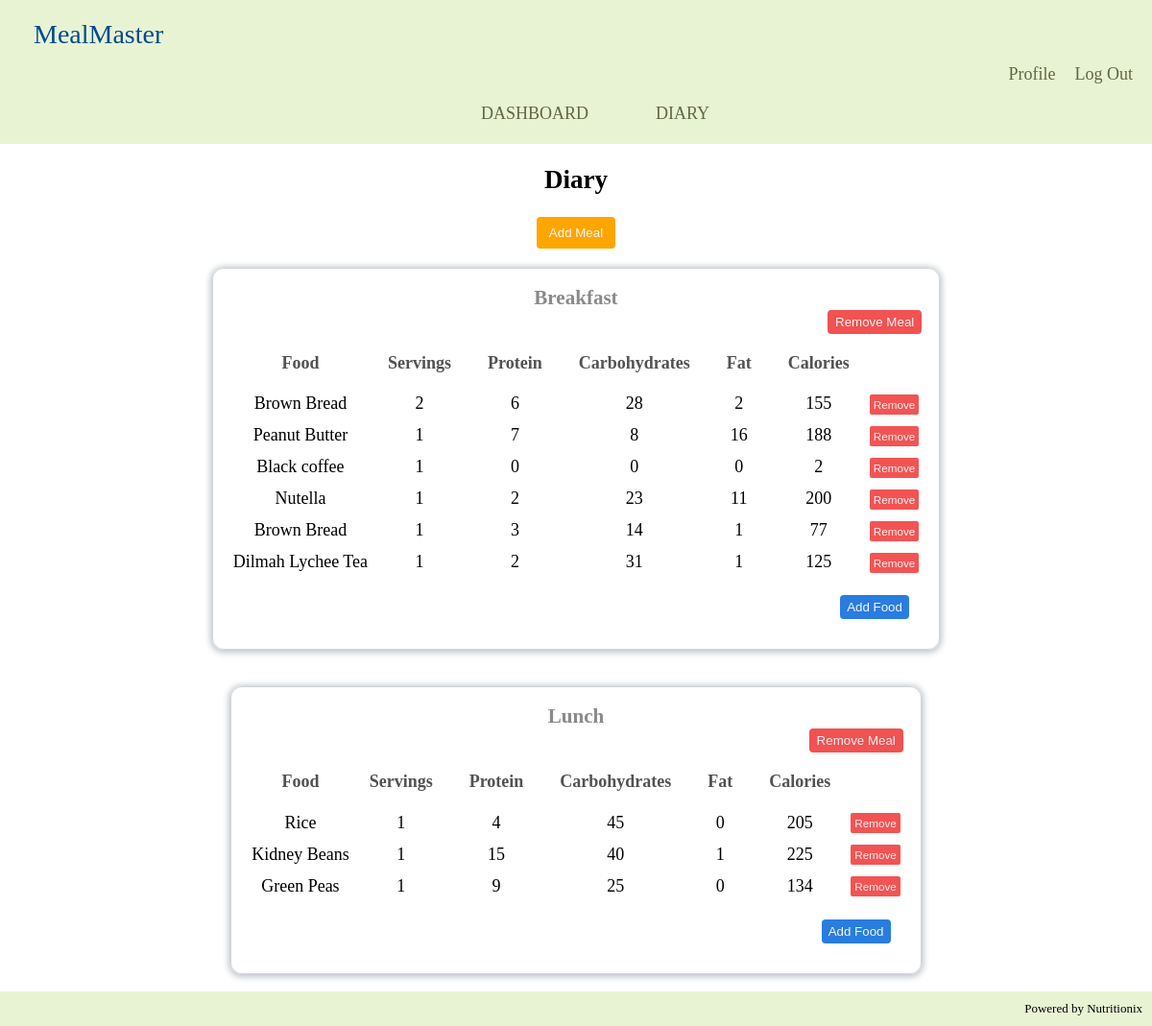
The page /diary (signed in) on the database as committed earlier.
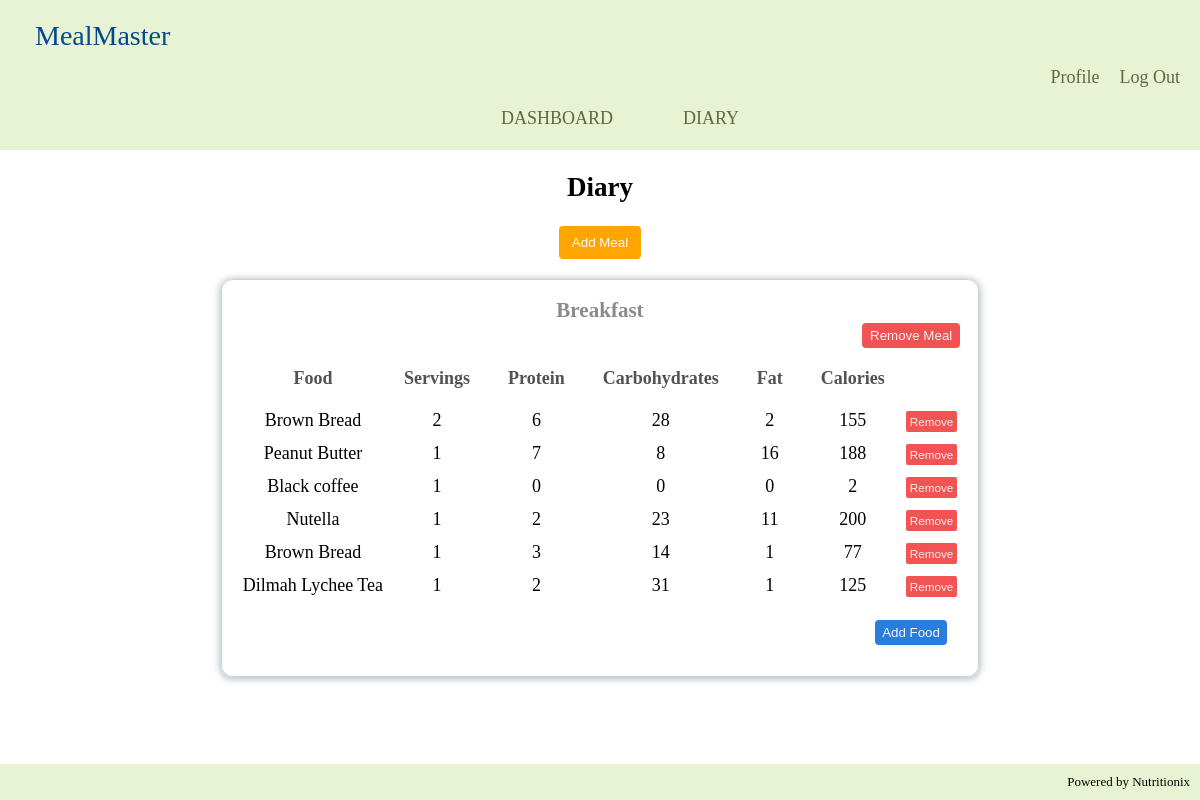
The same page on the database as committed later.
### tables this page shows
CREATE TABLE meals (meal_id integer primary key, meal_name text collate nocase unique not null, username text not null, foreign key (username) references users(username));

CREATE TABLE foods (food_id INTEGER PRIMARY KEY, food_name TEXT COLLATE NOCASE NOT NULL, servings INTEGER NOT NULL, calories INTEGER, protein INTEGER, carbohydrates INTEGER, fat INTEGER, meal_id INTEGER, FOREIGN KEY (meal_id) REFERENCES meals(meal_id));

### app.py (the view)
@app.route("/diary")
@login_required
def diary():
    current_user = session['username']
    try:
        conn, cursor = connect_to_db()
        cursor.execute("SELECT * from meals WHERE username  = ?", (session['username'],))
        records = cursor.fetchall()
        meal_columns = [column[0] for column in cursor.description]
        meals = [dict(zip(meal_columns, record)) for record in records]
        for meal in meals:
            cursor.execute("SELECT * FROM foods WHERE meal_id = ?", (meal['meal_id'],))
            food_records = cursor.fetchall()
            food_columns = [column[0] for column in cursor.description]
            meal['foods'] = [dict(zip(food_columns, record)) for record in food_records]
        print(meal_columns, meals)
    except sqlite3.Error as e:
        flash("Error fetching meals")
        print("Error in db while fetching meals -", e)
    finally:
        conn.close()
    return render_template("diary.html", current_user=current_user, meals=meals)

### app.py (called while the page is built)
def connect_to_db():
    conn = sqlite3.connect('database.db')
    cursor = conn.cursor()
    return conn, cursor

def login_required(f):
    @wraps(f)
    def decorated_function(*args, **kwargs):
        if 'username' not in session:
            return redirect(url_for('unauthorized'))
        return f(*args, **kwargs)
    return decorated_function

### templates/diary.html (shortened to what this page needs)
{% extends "layout.html" %}
{% block link_styles %}
<link rel="stylesheet" href="/static/diary.css">
{% endblock %}
{% block main %}
<section class="diary-section">
    <h2>Diary</h2>
    <form action="/add_meal" method="POST" id="add-meal-form">
        <button type="button" id="add-meal-btn">Add Meal</button>
    </form>
    {% if meals %}
        {% for meal in meals %}
            <div class="meal-tables-container">
                <div class="meal-table-box">
                    <table class="meal-table">
                        <h3 class="meal-table-name"> {{ meal['meal_name'] }} </h3>
                        <form action="/remove_meal" method="post" class="remove-meal-form">
                            <button class="remove-meal-btn">Remove Meal</button>
                        </form>
                        <thead>
                            <tr>
                                <th>Food</th>
                                <th>Servings</th>
                                <th>Protein</th>
                                <th>Carbohydrates</th>
                                <th>Fat</th>
                                <th>Calories</th>
                            </tr>
                        </thead>
                        <tbody>
                            {% for food in meal['foods'] %}
                                <tr>
                                    <td>{{ food['food_name'] }}</td>
                                    <td>{{ food['servings'] }}</td>
                                    <td>{{ food['protein'] }}</td>
                                    <td>{{ food['carbohydrates'] }}</td>
                                    <td>{{ food['fat'] }}</td>
                                    <td>{{ food['calories'] }}</td>
                                    <td>
                                        <form action="/remove_food" method="post">
                                            <button name="remove-food-btn" class="remove-food-btn" type="submit">Remove</button>
                                        </form>
                                    </td>
                                </tr>
                            {% endfor %}
                        </tbody>
                    </table>
                    <button class="add-food-btn">Add Food</button>
                </div>
            </div>
        {% endfor %}
    {% endif %}
{% endblock %}

### templates/layout.html (shortened to what this page needs)
<!DOCTYPE html>
<html lang="en">
<head>
    <link rel="stylesheet" href="/static/header.css">
    <link rel="stylesheet" href="/static/general.css">
    {% block link_styles %} {% endblock %}
</head>
<body>
    <header class="main-header">
        <div class="header-logo">
            MealMaster
        </div>
        <div class="nav-section">
            {% if current_user %}
                <div class="nav-right">
                    <ul>
                        <li><a href="/profile">Profile</a></li>
                        <li><a href="/logout">Log Out</a></li>
                    </ul>
                </div>
                <div class="nav-bar">
                    <ul>
                        <li><a href="/dashboard">DASHBOARD</a></li>
                        <li><a href="/diary">DIARY</a></li>
                    </ul>
                </div>
            {% endif %}
        </div>
    </header>
    <main>
        {% block main %}{% endblock %}
    </main>
    <footer>
        Powered by Nutritionix
    </footer>
</body>
</html>

### static/header.css (style rules this page uses)
.main-header { display: flex; flex-direction: column; width: 100%; background-color:rgb(232, 243, 212); min-height: 150px; }
.header-logo { margin-left: 30px; margin-top: 15px; padding: 5px; font-size: 28px; font-family:Georgia, 'Times New Roman', Times, serif; font-weight: 500; color: rgb(3, 74, 141); }
.nav-section { display: flex; flex-direction: column; cursor: pointer; color:rgb(98, 102, 66); }
.nav-section div li { border-radius: 4px; }
.nav-right { align-self: flex-end; }
.nav-right ul { list-style: none; display: flex; margin: 0 10px 0 0; }
.nav-right li { padding: 10px; }
.nav-bar { align-self: center; }
.nav-bar ul { list-style: none; display: flex; margin: 0; }
.nav-bar li { padding: 10px 35px; }

### static/general.css (style rules this page uses)
body { margin: 0; padding: 0; font-size: 18px; display: flex; flex-direction: column; min-height: 100vh; }
main { position: relative; flex: 1; display: flex; max-width: 100%; flex-direction: column; align-items: center; }
footer { flex-shrink: 0; background-color:rgb(232, 243, 212); padding: 10px; margin-top: auto; display: flex; justify-content: end; font-size: small; }
a { text-decoration: none; color: inherit; }

### static/diary.css (style rules this page uses)
.diary-section { display: flex; flex-direction: column; align-items: center; }
#add-meal-form { display: flex; flex-direction: column; align-items: center; }
#add-meal-btn { padding: 9px 13px; border: 0; border-radius: 4px; background-color: orange; color: rgb(250, 250, 250); cursor: pointer; transition-duration: 0.15s; }
.meal-tables-container { display: flex; margin-top: 20px; }
.meal-table-box { display: flex; flex-direction: column; padding: 1em; border: 1px solid lightgrey; border-radius: 12px; box-shadow: 0 1px 6px 2px rgba(119, 136, 153, 0.486); margin-bottom: 1em; transition-duration: 0.25s; }
.meal-table-name { margin: 0; color: #8a8a8a; align-self: center; }
.remove-meal-btn { align-self: flex-end; padding: 5px 8px; border: 0; border-radius: 4px; background-color: rgba(240, 59, 59, 0.877); color: rgb(241, 241, 241); cursor: pointer; transition-duration: 0.15s; font-weight: 500; }
.meal-table th { font-weight: 600; color: #525252; padding: 1em; }
.meal-table tr { padding: 1em; }
.meal-table td { text-align: center; padding-bottom: 1vh; }
.remove-food-btn { font-size: 0.65em; padding: 4px 4px; background-color: rgba(240, 59, 59, 0.87); color: rgb(241, 241, 241); border: 0; border-radius: 2px; cursor: pointer; transition-duration: 0.15s; }
.add-food-btn { align-self: flex-end; padding: 5px 7px; margin: 1em; border: 0; border-radius: 4px; background-color: rgb(40, 125, 223); color: whitesmoke; cursor: pointer; }

Rows that differ between the two databases and show on the page:
removed meals: meal_name "Lunch"
removed foods: food_name "Rice", servings "1", protein "4", carbohydrates "45", fat "0", calories "205", shown under "Lunch"
removed foods: food_name "Kidney Beans", servings "1", protein "15", carbohydrates "40", fat "1", calories "225", shown under "Lunch"
removed foods: food_name "Green Peas", servings "1", protein "9", carbohydrates "25", fat "0", calories "134", shown under "Lunch"
